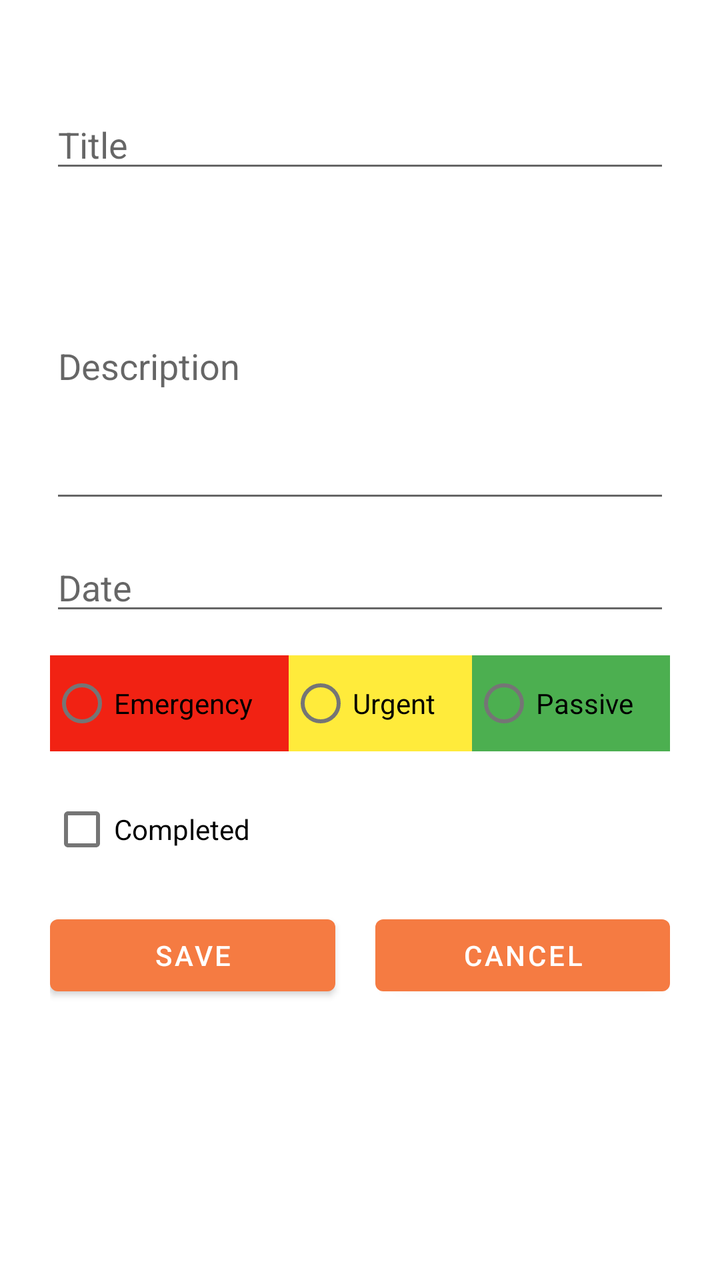
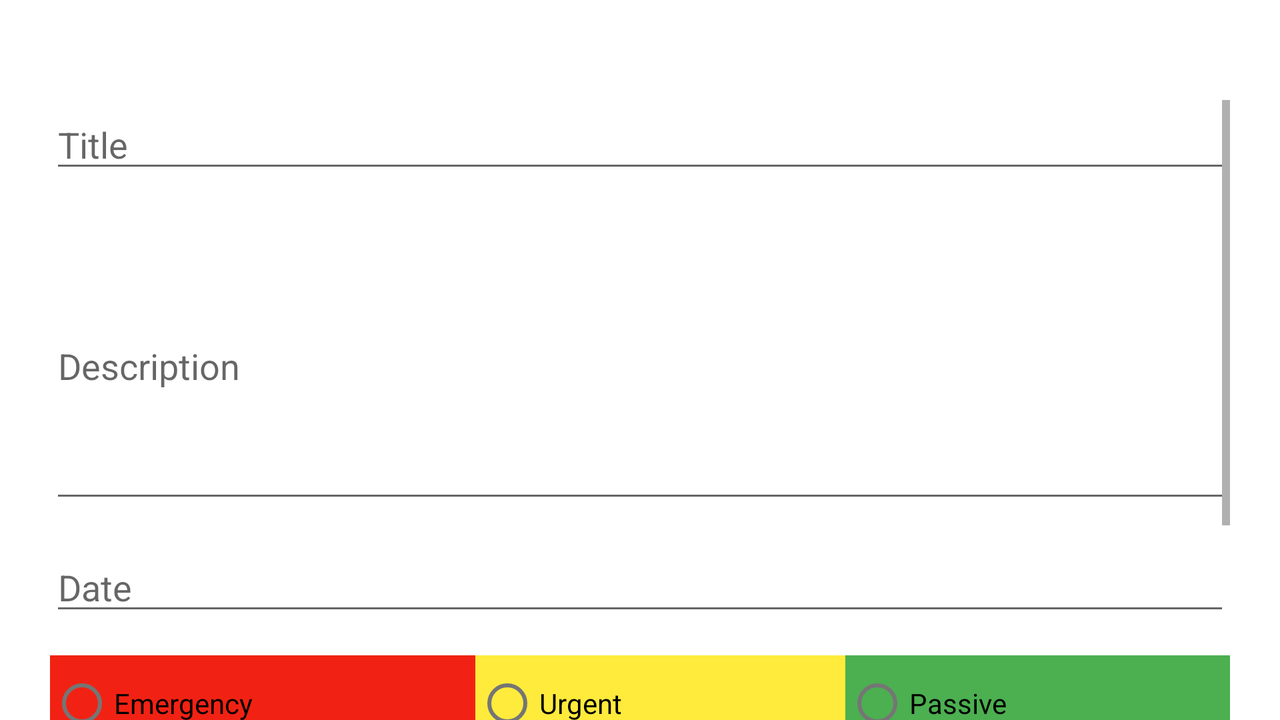

Two renders of one Android screen. The first uses the default layout on a phone; the second uses the alternative layout the repository ships for a different screen configuration, on a matching device. The two XML files are below.
<!-- AndroidManifest.xml: application theme Theme.TodoApp -->
<!-- res/layout/fragment_edit_todo.xml -->
<?xml version="1.0" encoding="utf-8"?>
<LinearLayout xmlns:android="http://schemas.android.com/apk/res/android"
    xmlns:tools="http://schemas.android.com/tools"
    android:layout_width="match_parent"
    android:layout_height="match_parent"
    android:layout_marginLeft="25dp"
    android:layout_marginTop="50dp"
    android:layout_marginRight="25dp"
    android:orientation="vertical"
    tools:context=".EditTodoFragment">

    <EditText
        android:id="@+id/edit_fragment_txt_name"
        android:layout_width="match_parent"
        android:layout_height="wrap_content"
        android:layout_marginBottom="15dp"
        android:ems="10"
        android:hint="@string/edit_title"
        android:inputType="textPersonName" />

    <EditText
        android:id="@+id/edit_fragment_txt_description"
        android:layout_width="match_parent"
        android:layout_height="wrap_content"
        android:layout_marginBottom="15dp"
        android:height="150dp"
        android:ems="10"
        android:hint="@string/edit_description"
        android:inputType="textMultiLine|textPersonName"
        android:lines="5"
        android:maxLines="5"
        android:scrollbars="vertical" />

    <EditText
        android:id="@+id/edit_fragment_txt_date"
        android:layout_width="match_parent"
        android:layout_height="wrap_content"
        android:layout_marginBottom="15dp"
        android:ems="10"
        android:hint="@string/edit_date"
        android:inputType="textPersonName" />

    <RadioGroup
        android:id="@+id/edit_fragment_rg_priority"
        android:layout_width="match_parent"
        android:layout_height="wrap_content"
        android:layout_marginBottom="15dp"
        android:orientation="horizontal">

        <RadioButton
            android:id="@+id/edit_fragment_rb_high"
            android:layout_width="wrap_content"
            android:layout_height="wrap_content"
            android:layout_weight="1"
            android:background="@color/color_high"
            android:text="@string/edit_high" />

        <RadioButton
            android:id="@+id/edit_fragment_rb_medium"
            android:layout_width="wrap_content"
            android:layout_height="wrap_content"
            android:layout_weight="1"
            android:background="@color/color_medium"
            android:text="@string/edit_medium" />

        <RadioButton
            android:id="@+id/edit_fragment_rb_low"
            android:layout_width="wrap_content"
            android:layout_height="wrap_content"
            android:layout_weight="1"
            android:background="@color/color_low"
            android:text="@string/edit_low" />
    </RadioGroup>

    <CheckBox
        android:id="@+id/edit_fragment_chk_complete"
        android:layout_width="match_parent"
        android:layout_height="wrap_content"
        android:layout_marginBottom="15dp"
        android:text="Completed" />

    <LinearLayout
        android:layout_width="match_parent"
        android:layout_height="wrap_content"
        android:orientation="horizontal">

        <Button
            android:id="@+id/edit_fragment_btn_save"
            android:layout_width="wrap_content"
            android:layout_height="wrap_content"
            android:layout_marginRight="10dp"
            android:layout_weight="1"
            android:text="@string/edit_save" />

        <Button
            android:id="@+id/edit_fragment_btn_cancel"
            android:layout_width="wrap_content"
            android:layout_height="wrap_content"
            android:layout_marginLeft="10dp"
            android:layout_weight="1"
            android:text="@string/cancel" />
    </LinearLayout>

</LinearLayout>
<!-- resources referenced by this layout -->
<resources>
  <color name="color_high">#F12213</color>
  <color name="color_low">#4CAF50</color>
  <color name="color_medium">#FFEB3B</color>
  <string name="cancel">Cancel</string>
  <string name="edit_date">Date</string>
  <string name="edit_description">Description</string>
  <string name="edit_high">Emergency</string>
  <string name="edit_low">Passive</string>
  <string name="edit_medium">Urgent</string>
  <string name="edit_save">Save</string>
  <string name="edit_title">Title</string>
  <style name="Theme.TodoApp" parent="Theme.MaterialComponents.DayNight.DarkActionBar">
          
          <item name="colorPrimary">@color/red</item>
          <item name="colorPrimaryVariant">@color/red</item>
          <item name="colorOnPrimary">@color/white</item>
          
          <item name="colorSecondary">@color/teal_200</item>
          <item name="colorSecondaryVariant">@color/teal_700</item>
          <item name="colorOnSecondary">@color/black</item>
          
          <item name="android:statusBarColor" tools:targetApi="l">?attr/colorPrimaryVariant</item>
          
      </style>
  <color name="red">#f57b42</color>
  <color name="white">#FFFFFFFF</color>
  <color name="teal_200">#FF03DAC5</color>
  <color name="teal_700">#FF018786</color>
  <color name="black">#FF000000</color>
</resources>
<!-- res/layout-land/fragment_edit_todo.xml (the repository's variant of the layout above) -->
<!-- drawn on the phone turned sideways -->
<?xml version="1.0" encoding="utf-8"?>
<LinearLayout xmlns:android="http://schemas.android.com/apk/res/android"
    xmlns:tools="http://schemas.android.com/tools"
    android:layout_width="match_parent"
    android:layout_height="match_parent"
    android:layout_marginLeft="25dp"
    android:layout_marginTop="50dp"
    android:layout_marginRight="25dp"
    android:orientation="vertical"
    tools:context=".EditTodoFragment">
    <ScrollView
        android:layout_width="match_parent"
        android:layout_height="match_parent"
        android:orientation="vertical">
        <LinearLayout
            android:layout_width="match_parent"
            android:layout_height="match_parent"
            android:orientation="vertical"

            >
    <EditText
        android:id="@+id/edit_fragment_txt_name"
        android:layout_width="match_parent"
        android:layout_height="wrap_content"
        android:layout_marginBottom="15dp"
        android:ems="10"
        android:hint="@string/edit_title"
        android:inputType="textPersonName" />

    <EditText
        android:id="@+id/edit_fragment_txt_description"
        android:layout_width="match_parent"
        android:layout_height="wrap_content"
        android:layout_marginBottom="15dp"
        android:height="150dp"
        android:ems="10"
        android:hint="@string/edit_description"
        android:inputType="textMultiLine|textPersonName"
        android:lines="5"
        android:maxLines="5"
        android:scrollbars="vertical" />

    <EditText
        android:id="@+id/edit_fragment_txt_date"
        android:layout_width="match_parent"
        android:layout_height="wrap_content"
        android:layout_marginBottom="15dp"
        android:ems="10"
        android:hint="@string/edit_date"
        android:inputType="textPersonName" />

    <RadioGroup
        android:id="@+id/edit_fragment_rg_priority"
        android:layout_width="match_parent"
        android:layout_height="wrap_content"
        android:layout_marginBottom="15dp"
        android:orientation="horizontal">

        <RadioButton
            android:id="@+id/edit_fragment_rb_high"
            android:layout_width="wrap_content"
            android:layout_height="wrap_content"
            android:layout_weight="1"
            android:background="@color/color_high"
            android:text="@string/edit_high" />

        <RadioButton
            android:id="@+id/edit_fragment_rb_medium"
            android:layout_width="wrap_content"
            android:layout_height="wrap_content"
            android:layout_weight="1"
            android:background="@color/color_medium"
            android:text="@string/edit_medium" />

        <RadioButton
            android:id="@+id/edit_fragment_rb_low"
            android:layout_width="wrap_content"
            android:layout_height="wrap_content"
            android:layout_weight="1"
            android:background="@color/color_low"
            android:text="@string/edit_low" />
    </RadioGroup>

    <CheckBox
        android:id="@+id/edit_fragment_chk_complete"
        android:layout_width="match_parent"
        android:layout_height="wrap_content"
        android:layout_marginBottom="15dp"
        android:text="Completed" />

    <LinearLayout
        android:layout_width="match_parent"
        android:layout_height="wrap_content"
        android:orientation="horizontal">

        <Button
            android:id="@+id/edit_fragment_btn_save"
            android:layout_width="wrap_content"
            android:layout_height="wrap_content"
            android:layout_marginRight="10dp"
            android:layout_weight="1"
            android:text="@string/edit_save" />

        <Button
            android:id="@+id/edit_fragment_btn_cancel"
            android:layout_width="wrap_content"
            android:layout_height="wrap_content"
            android:layout_marginLeft="10dp"
            android:layout_weight="1"
            android:text="@string/cancel" />
    </LinearLayout>
        </LinearLayout>
    </ScrollView>

</LinearLayout>
